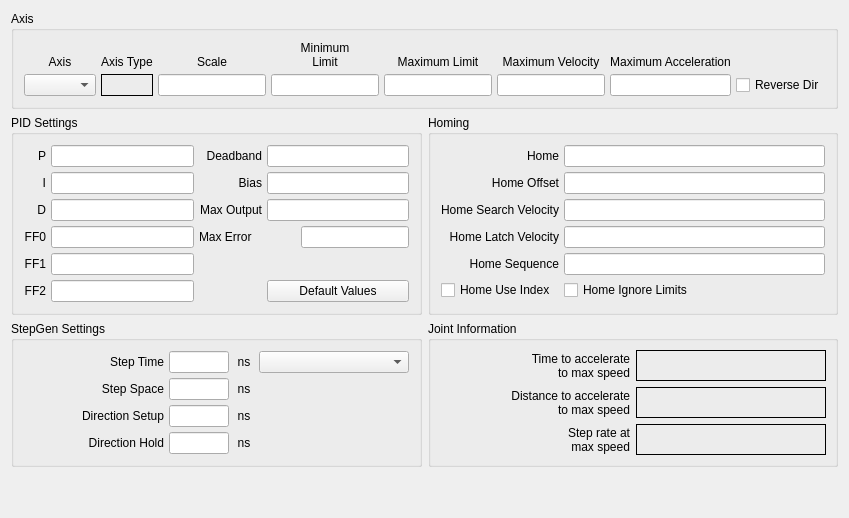
          <widget class="QWidget" name="joint3tab">
           <attribute name="title">
            <string>Joint 3</string>
           </attribute>
           <layout class="QGridLayout" name="gridLayout_20">
            <item row="0" column="0" colspan="2">
             <widget class="QGroupBox" name="jointAxisGroup_3">
              <property name="title">
               <string>Axis</string>
              </property>
              <layout class="QGridLayout" name="gridLayout_18">
               <property name="leftMargin">
                <number>10</number>
               </property>
               <property name="topMargin">
                <number>10</number>
               </property>
               <property name="rightMargin">
                <number>10</number>
               </property>
               <property name="bottomMargin">
                <number>10</number>
               </property>
               <property name="spacing">
                <number>5</number>
               </property>
               <item row="0" column="3">
                <widget class="QLabel" name="label_65">
                 <property name="text">
                  <string>&lt;html&gt;&lt;head/&gt;&lt;body&gt;&lt;p&gt;Minimum&lt;br/&gt;Limit&lt;/p&gt;&lt;/body&gt;&lt;/html&gt;</string>
                 </property>
                 <property name="alignment">
                  <set>Qt::AlignBottom|Qt::AlignHCenter</set>
                 </property>
                 <property name="wordWrap">
                  <bool>true</bool>
                 </property>
                </widget>
               </item>
               <item row="1" column="0">
                <widget class="QComboBox" name="axisCB_3"/>
               </item>
               <item row="0" column="0">
                <widget class="QLabel" name="label_56">
                 <property name="text">
                  <string>Axis</string>
                 </property>
                 <property name="alignment">
                  <set>Qt::AlignBottom|Qt::AlignHCenter</set>
                 </property>
                </widget>
               </item>
               <item row="1" column="3">
                <widget class="QLineEdit" name="minLimit_3">
                 <property name="alignment">
                  <set>Qt::AlignRight|Qt::AlignTrailing|Qt::AlignVCenter</set>
                 </property>
                </widget>
               </item>
               <item row="1" column="4">
                <widget class="QLineEdit" name="maxLimit_3">
                 <property name="alignment">
                  <set>Qt::AlignRight|Qt::AlignTrailing|Qt::AlignVCenter</set>
                 </property>
                </widget>
               </item>
               <item row="0" column="4">
                <widget class="QLabel" name="label_70">
                 <property name="text">
                  <string>Maximum Limit</string>
                 </property>
                 <property name="textFormat">
                  <enum>Qt::AutoText</enum>
                 </property>
                 <property name="alignment">
                  <set>Qt::AlignBottom|Qt::AlignHCenter</set>
                 </property>
                 <property name="wordWrap">
                  <bool>true</bool>
                 </property>
                </widget>
               </item>
               <item row="0" column="5">
                <widget class="QLabel" name="label_78">
                 <property name="text">
                  <string>Maximum Velocity</string>
                 </property>
                 <property name="alignment">
                  <set>Qt::AlignBottom|Qt::AlignHCenter</set>
                 </property>
                 <property name="wordWrap">
                  <bool>true</bool>
                 </property>
                </widget>
               </item>
               <item row="1" column="5">
                <widget class="QLineEdit" name="maxVelocity_3">
                 <property name="alignment">
                  <set>Qt::AlignRight|Qt::AlignTrailing|Qt::AlignVCenter</set>
                 </property>
                </widget>
               </item>
               <item row="1" column="6">
                <widget class="QLineEdit" name="maxAccel_3">
                 <property name="alignment">
                  <set>Qt::AlignRight|Qt::AlignTrailing|Qt::AlignVCenter</set>
                 </property>
                </widget>
               </item>
               <item row="0" column="2">
                <widget class="QLabel" name="label_58">
                 <property name="text">
                  <string>Scale</string>
                 </property>
                 <property name="alignment">
                  <set>Qt::AlignBottom|Qt::AlignHCenter</set>
                 </property>
                </widget>
               </item>
               <item row="0" column="6">
                <widget class="QLabel" name="label_79">
                 <property name="text">
                  <string>Maximum Acceleration</string>
                 </property>
                 <property name="alignment">
                  <set>Qt::AlignBottom|Qt::AlignHCenter</set>
                 </property>
                 <property name="wordWrap">
                  <bool>true</bool>
                 </property>
                </widget>
               </item>
               <item row="0" column="1">
                <widget class="QLabel" name="label_7">
                 <property name="text">
                  <string>Axis Type</string>
                 </property>
                 <property name="alignment">
                  <set>Qt::AlignBottom|Qt::AlignLeading|Qt::AlignLeft</set>
                 </property>
                </widget>
               </item>
               <item row="1" column="1">
                <widget class="QLabel" name="axisType_3">
                 <property name="frameShape">
                  <enum>QFrame::Box</enum>
                 </property>
                 <property name="text">
                  <string/>
                 </property>
                </widget>
               </item>
               <item row="1" column="2">
                <widget class="QLineEdit" name="scale_3"/>
               </item>
               <item row="1" column="7">
                <widget class="QCheckBox" name="reverse_3">
                 <property name="text">
                  <string>Reverse Dir</string>
                 </property>
                </widget>
               </item>
              </layout>
             </widget>
            </item>
            <item row="1" column="0">
             <widget class="QGroupBox" name="groupBox_15">
              <property name="title">
               <string>PID Settings</string>
              </property>
              <layout class="QGridLayout" name="gridLayout_19">
               <property name="leftMargin">
                <number>10</number>
               </property>
               <property name="topMargin">
                <number>10</number>
               </property>
               <property name="rightMargin">
                <number>10</number>
               </property>
               <property name="bottomMargin">
                <number>10</number>
               </property>
               <property name="spacing">
                <number>5</number>
               </property>
               <item row="0" column="0">
                <widget class="QLabel" name="label_244">
                 <property name="text">
                  <string>P</string>
                 </property>
                 <property name="alignment">
                  <set>Qt::AlignRight|Qt::AlignTrailing|Qt::AlignVCenter</set>
                 </property>
                </widget>
               </item>
               <item row="0" column="1">
                <widget class="QLineEdit" name="p_3">
                 <property name="text">
                  <string/>
                 </property>
                 <property name="alignment">
                  <set>Qt::AlignRight|Qt::AlignTrailing|Qt::AlignVCenter</set>
                 </property>
                </widget>
               </item>
               <item row="0" column="2">
                <widget class="QLabel" name="label_245">
                 <property name="text">
                  <string>Deadband</string>
                 </property>
                 <property name="alignment">
                  <set>Qt::AlignRight|Qt::AlignTrailing|Qt::AlignVCenter</set>
                 </property>
                </widget>
               </item>
               <item row="0" column="3">
                <widget class="QLineEdit" name="deadband_3">
                 <property name="text">
                  <string/>
                 </property>
                 <property name="alignment">
                  <set>Qt::AlignRight|Qt::AlignTrailing|Qt::AlignVCenter</set>
                 </property>
                </widget>
               </item>
               <item row="1" column="0">
                <widget class="QLabel" name="label_246">
                 <property name="text">
                  <string>I</string>
                 </property>
                 <property name="alignment">
                  <set>Qt::AlignRight|Qt::AlignTrailing|Qt::AlignVCenter</set>
                 </property>
                </widget>
               </item>
               <item row="1" column="1">
                <widget class="QLineEdit" name="i_3">
                 <property name="text">
                  <string/>
                 </property>
                 <property name="alignment">
                  <set>Qt::AlignRight|Qt::AlignTrailing|Qt::AlignVCenter</set>
                 </property>
                </widget>
               </item>
               <item row="1" column="2">
                <widget class="QLabel" name="label_247">
                 <property name="text">
                  <string>Bias</string>
                 </property>
                 <property name="alignment">
                  <set>Qt::AlignRight|Qt::AlignTrailing|Qt::AlignVCenter</set>
                 </property>
                </widget>
               </item>
               <item row="1" column="3">
                <widget class="QLineEdit" name="bias_3">
                 <property name="text">
                  <string/>
                 </property>
                 <property name="alignment">
                  <set>Qt::AlignRight|Qt::AlignTrailing|Qt::AlignVCenter</set>
                 </property>
                </widget>
               </item>
               <item row="2" column="0">
                <widget class="QLabel" name="label_248">
                 <property name="text">
                  <string>D</string>
                 </property>
                 <property name="alignment">
                  <set>Qt::AlignRight|Qt::AlignTrailing|Qt::AlignVCenter</set>
                 </property>
                </widget>
               </item>
               <item row="2" column="1">
                <widget class="QLineEdit" name="d_3">
                 <property name="text">
                  <string/>
                 </property>
                 <property name="alignment">
                  <set>Qt::AlignRight|Qt::AlignTrailing|Qt::AlignVCenter</set>
                 </property>
                </widget>
               </item>
               <item row="2" column="2">
                <widget class="QLabel" name="label_249">
                 <property name="text">
                  <string>Max Output</string>
                 </property>
                 <property name="alignment">
                  <set>Qt::AlignRight|Qt::AlignTrailing|Qt::AlignVCenter</set>
                 </property>
                </widget>
               </item>
               <item row="2" column="3">
                <widget class="QLineEdit" name="maxOutput_3">
                 <property name="text">
                  <string/>
                 </property>
                 <property name="alignment">
                  <set>Qt::AlignRight|Qt::AlignTrailing|Qt::AlignVCenter</set>
                 </property>
                </widget>
               </item>
               <item row="3" column="0">
                <widget class="QLabel" name="label_250">
                 <property name="text">
                  <string>FF0</string>
                 </property>
                 <property name="alignment">
                  <set>Qt::AlignRight|Qt::AlignTrailing|Qt::AlignVCenter</set>
                 </property>
                </widget>
               </item>
               <item row="3" column="1">
                <widget class="QLineEdit" name="ff0_3">
                 <property name="text">
                  <string/>
                 </property>
                 <property name="alignment">
                  <set>Qt::AlignRight|Qt::AlignTrailing|Qt::AlignVCenter</set>
                 </property>
                </widget>
               </item>
               <item row="4" column="0">
                <widget class="QLabel" name="label_252">
                 <property name="text">
                  <string>FF1</string>
                 </property>
                 <property name="alignment">
                  <set>Qt::AlignRight|Qt::AlignTrailing|Qt::AlignVCenter</set>
                 </property>
                </widget>
               </item>
               <item row="4" column="1">
                <widget class="QLineEdit" name="ff1_3">
                 <property name="text">
                  <string/>
                 </property>
                 <property name="alignment">
                  <set>Qt::AlignRight|Qt::AlignTrailing|Qt::AlignVCenter</set>
                 </property>
                </widget>
               </item>
               <item row="5" column="0">
                <widget class="QLabel" name="label_253">
                 <property name="text">
                  <string>FF2</string>
                 </property>
                 <property name="alignment">
                  <set>Qt::AlignRight|Qt::AlignTrailing|Qt::AlignVCenter</set>
                 </property>
                </widget>
               </item>
               <item row="5" column="1">
                <widget class="QLineEdit" name="ff2_3">
                 <property name="text">
                  <string/>
                 </property>
                 <property name="alignment">
                  <set>Qt::AlignRight|Qt::AlignTrailing|Qt::AlignVCenter</set>
                 </property>
                </widget>
               </item>
               <item row="5" column="3">
                <widget class="QPushButton" name="pidDefault_3">
                 <property name="text">
                  <string>Default Values</string>
                 </property>
                </widget>
               </item>
               <item row="3" column="3" alignment="Qt::AlignRight">
                <widget class="QLineEdit" name="maxError_3"/>
               </item>
               <item row="3" column="2">
                <widget class="QLabel" name="label_187">
                 <property name="text">
                  <string>Max Error</string>
                 </property>
                </widget>
               </item>
              </layout>
             </widget>
            </item>
            <item row="1" column="1">
             <widget class="QGroupBox" name="groupBox_13">
              <property name="title">
               <string>Homing</string>
              </property>
              <layout class="QGridLayout" name="gridLayout_21">
               <property name="leftMargin">
                <number>10</number>
               </property>
               <property name="topMargin">
                <number>10</number>
               </property>
               <property name="rightMargin">
                <number>10</number>
               </property>
               <property name="bottomMargin">
                <number>10</number>
               </property>
               <property name="spacing">
                <number>5</number>
               </property>
               <item row="1" column="1">
                <widget class="QLineEdit" name="homeOffset_3">
                 <property name="toolTip">
                  <string>&lt;html&gt;&lt;head/&gt;&lt;body&gt;&lt;p&gt;Home Offset can be used to back off of the home switch&lt;/p&gt;&lt;/body&gt;&lt;/html&gt;</string>
                 </property>
                 <property name="alignment">
                  <set>Qt::AlignRight|Qt::AlignTrailing|Qt::AlignVCenter</set>
                 </property>
                </widget>
               </item>
               <item row="0" column="0">
                <widget class="QLabel" name="label_94">
                 <property name="text">
                  <string>Home</string>
                 </property>
                 <property name="alignment">
                  <set>Qt::AlignRight|Qt::AlignTrailing|Qt::AlignVCenter</set>
                 </property>
                </widget>
               </item>
               <item row="0" column="1">
                <widget class="QLineEdit" name="home_3">
                 <property name="toolTip">
                  <string>&lt;html&gt;&lt;head/&gt;&lt;body&gt;&lt;p&gt;Home is usually set to 0&lt;/p&gt;&lt;/body&gt;&lt;/html&gt;</string>
                 </property>
                 <property name="alignment">
                  <set>Qt::AlignRight|Qt::AlignTrailing|Qt::AlignVCenter</set>
                 </property>
                </widget>
               </item>
               <item row="1" column="0">
                <widget class="QLabel" name="label_95">
                 <property name="text">
                  <string>Home Offset</string>
                 </property>
                 <property name="alignment">
                  <set>Qt::AlignRight|Qt::AlignTrailing|Qt::AlignVCenter</set>
                 </property>
                </widget>
               </item>
               <item row="2" column="0">
                <widget class="QLabel" name="label_96">
                 <property name="text">
                  <string>Home Search Velocity</string>
                 </property>
                 <property name="alignment">
                  <set>Qt::AlignRight|Qt::AlignTrailing|Qt::AlignVCenter</set>
                 </property>
                </widget>
               </item>
               <item row="2" column="1">
                <widget class="QLineEdit" name="homeSearchVel_3">
                 <property name="toolTip">
                  <string>&lt;html&gt;&lt;head/&gt;&lt;body&gt;&lt;p&gt;Search Velocity is in units per second&lt;/p&gt;&lt;/body&gt;&lt;/html&gt;</string>
                 </property>
                 <property name="alignment">
                  <set>Qt::AlignRight|Qt::AlignTrailing|Qt::AlignVCenter</set>
                 </property>
                </widget>
               </item>
               <item row="3" column="0">
                <widget class="QLabel" name="label_97">
                 <property name="text">
                  <string>Home Latch Velocity</string>
                 </property>
                 <property name="alignment">
                  <set>Qt::AlignRight|Qt::AlignTrailing|Qt::AlignVCenter</set>
                 </property>
                </widget>
               </item>
               <item row="3" column="1">
                <widget class="QLineEdit" name="homeLatchVel_3">
                 <property name="toolTip">
                  <string>&lt;html&gt;&lt;head/&gt;&lt;body&gt;&lt;p&gt;Latch Velocity is in user units per second&lt;br/&gt;usually set slower than Search Velocity&lt;/p&gt;&lt;/body&gt;&lt;/html&gt;</string>
                 </property>
                 <property name="alignment">
                  <set>Qt::AlignRight|Qt::AlignTrailing|Qt::AlignVCenter</set>
                 </property>
                </widget>
               </item>
               <item row="5" column="0">
                <widget class="QCheckBox" name="homeUseIndex_3">
                 <property name="text">
                  <string>Home Use Index</string>
                 </property>
                </widget>
               </item>
               <item row="5" column="1">
                <widget class="QCheckBox" name="homeIgnoreLimits_3">
                 <property name="text">
                  <string>Home Ignore Limits</string>
                 </property>
                </widget>
               </item>
               <item row="4" column="1">
                <widget class="QLineEdit" name="homeSequence_3">
                 <property name="toolTip">
                  <string>&lt;html&gt;&lt;head/&gt;&lt;body&gt;&lt;p&gt;Home sequences start at 0 and do not skip a number.&lt;/p&gt;&lt;p&gt;Multiple joint axis use a negative number.&lt;/p&gt;&lt;p&gt;Leave blank to home the joint manually.&lt;/p&gt;&lt;/body&gt;&lt;/html&gt;</string>
                 </property>
                </widget>
               </item>
               <item row="4" column="0">
                <widget class="QLabel" name="label_140">
                 <property name="text">
                  <string>Home Sequence</string>
                 </property>
                 <property name="alignment">
                  <set>Qt::AlignRight|Qt::AlignTrailing|Qt::AlignVCenter</set>
                 </property>
                </widget>
               </item>
              </layout>
             </widget>
            </item>
            <item row="2" column="0">
             <widget class="QGroupBox" name="groupBox_16">
              <property name="title">
               <string>StepGen Settings</string>
              </property>
              <layout class="QGridLayout" name="gridLayout_22">
               <property name="leftMargin">
                <number>10</number>
               </property>
               <property name="topMargin">
                <number>10</number>
               </property>
               <property name="rightMargin">
                <number>10</number>
               </property>
               <property name="bottomMargin">
                <number>10</number>
               </property>
               <property name="spacing">
                <number>5</number>
               </property>
               <item row="0" column="3">
                <widget class="QComboBox" name="driveCB_3">
                 <property name="minimumSize">
                  <size>
                   <width>150</width>
                   <height>0</height>
                  </size>
                 </property>
                </widget>
               </item>
               <item row="0" column="0">
                <widget class="QLabel" name="label_105">
                 <property name="text">
                  <string>Step Time</string>
                 </property>
                 <property name="alignment">
                  <set>Qt::AlignRight|Qt::AlignTrailing|Qt::AlignVCenter</set>
                 </property>
                </widget>
               </item>
               <item row="1" column="2">
                <widget class="QLabel" name="label_127">
                 <property name="minimumSize">
                  <size>
                   <width>20</width>
                   <height>0</height>
                  </size>
                 </property>
                 <property name="maximumSize">
                  <size>
                   <width>20</width>
                   <height>16777215</height>
                  </size>
                 </property>
                 <property name="text">
                  <string>ns</string>
                 </property>
                 <property name="alignment">
                  <set>Qt::AlignCenter</set>
                 </property>
                </widget>
               </item>
               <item row="0" column="1">
                <widget class="QLineEdit" name="stepTime_3">
                 <property name="maximumSize">
                  <size>
                   <width>60</width>
                   <height>16777215</height>
                  </size>
                 </property>
                 <property name="inputMask">
                  <string/>
                 </property>
                 <property name="text">
                  <string/>
                 </property>
                 <property name="alignment">
                  <set>Qt::AlignRight|Qt::AlignTrailing|Qt::AlignVCenter</set>
                 </property>
                </widget>
               </item>
               <item row="0" column="2">
                <widget class="QLabel" name="label_125">
                 <property name="minimumSize">
                  <size>
                   <width>20</width>
                   <height>0</height>
                  </size>
                 </property>
                 <property name="maximumSize">
                  <size>
                   <width>20</width>
                   <height>16777215</height>
                  </size>
                 </property>
                 <property name="text">
                  <string>ns</string>
                 </property>
                 <property name="alignment">
                  <set>Qt::AlignCenter</set>
                 </property>
                </widget>
               </item>
               <item row="1" column="0">
                <widget class="QLabel" name="label_126">
                 <property name="text">
                  <string>Step Space</string>
                 </property>
                 <property name="alignment">
                  <set>Qt::AlignRight|Qt::AlignTrailing|Qt::AlignVCenter</set>
                 </property>
                </widget>
               </item>
               <item row="1" column="1">
                <widget class="QLineEdit" name="stepSpace_3">
                 <property name="maximumSize">
                  <size>
                   <width>60</width>
                   <height>16777215</height>
                  </size>
                 </property>
                 <property name="text">
                  <string/>
                 </property>
                 <property name="alignment">
                  <set>Qt::AlignRight|Qt::AlignTrailing|Qt::AlignVCenter</set>
                 </property>
                </widget>
               </item>
               <item row="2" column="0">
                <widget class="QLabel" name="label_128">
                 <property name="text">
                  <string>Direction Setup</string>
                 </property>
                 <property name="alignment">
                  <set>Qt::AlignRight|Qt::AlignTrailing|Qt::AlignVCenter</set>
                 </property>
                </widget>
               </item>
               <item row="2" column="1">
                <widget class="QLineEdit" name="dirSetup_3">
                 <property name="maximumSize">
                  <size>
                   <width>60</width>
                   <height>16777215</height>
                  </size>
                 </property>
                 <property name="text">
                  <string/>
                 </property>
                 <property name="alignment">
                  <set>Qt::AlignRight|Qt::AlignTrailing|Qt::AlignVCenter</set>
                 </property>
                </widget>
               </item>
               <item row="2" column="2">
                <widget class="QLabel" name="label_129">
                 <property name="minimumSize">
                  <size>
                   <width>20</width>
                   <height>0</height>
                  </size>
                 </property>
                 <property name="maximumSize">
                  <size>
                   <width>20</width>
                   <height>16777215</height>
                  </size>
                 </property>
                 <property name="text">
                  <string>ns</string>
                 </property>
                 <property name="alignment">
                  <set>Qt::AlignCenter</set>
                 </property>
                </widget>
               </item>
               <item row="3" column="0">
                <widget class="QLabel" name="label_130">
                 <property name="text">
                  <string>Direction Hold</string>
                 </property>
                 <property name="alignment">
                  <set>Qt::AlignRight|Qt::AlignTrailing|Qt::AlignVCenter</set>
                 </property>
                </widget>
               </item>
               <item row="3" column="1">
                <widget class="QLineEdit" name="dirHold_3">
                 <property name="maximumSize">
                  <size>
                   <width>60</width>
                   <height>16777215</height>
                  </size>
                 </property>
                 <property name="text">
                  <string/>
                 </property>
                 <property name="alignment">
                  <set>Qt::AlignRight|Qt::AlignTrailing|Qt::AlignVCenter</set>
                 </property>
                </widget>
               </item>
               <item row="3" column="2">
                <widget class="QLabel" name="label_131">
                 <property name="minimumSize">
                  <size>
                   <width>20</width>
                   <height>0</height>
                  </size>
                 </property>
                 <property name="maximumSize">
                  <size>
                   <width>20</width>
                   <height>16777215</height>
                  </size>
                 </property>
                 <property name="text">
                  <string>ns</string>
                 </property>
                 <property name="alignment">
                  <set>Qt::AlignCenter</set>
                 </property>
                </widget>
               </item>
              </layout>
             </widget>
            </item>
            <item row="2" column="1">
             <widget class="QGroupBox" name="gridGroupBox_5">
              <property name="title">
               <string>Joint Information</string>
              </property>
              <layout class="QGridLayout" name="gridLayout_35">
               <item row="0" column="0">
                <widget class="QLabel" name="label_201">
                 <property name="text">
                  <string>Time to accelerate
to max speed</string>
                 </property>
                 <property name="alignment">
                  <set>Qt::AlignRight|Qt::AlignTrailing|Qt::AlignVCenter</set>
                 </property>
                </widget>
               </item>
               <item row="0" column="1">
                <widget class="QLabel" name="timeJoint_3">
                 <property name="frameShape">
                  <enum>QFrame::Box</enum>
                 </property>
                 <property name="text">
                  <string/>
                 </property>
                </widget>
               </item>
               <item row="1" column="1">
                <widget class="QLabel" name="distanceJoint_3">
                 <property name="frameShape">
                  <enum>QFrame::Box</enum>
                 </property>
                 <property name="text">
                  <string/>
                 </property>
                </widget>
               </item>
               <item row="1" column="0">
                <widget class="QLabel" name="label_202">
                 <property name="text">
                  <string>Distance to accelerate
to max speed</string>
                 </property>
                 <property name="alignment">
                  <set>Qt::AlignRight|Qt::AlignTrailing|Qt::AlignVCenter</set>
                 </property>
                </widget>
               </item>
               <item row="2" column="0">
                <widget class="QLabel" name="label_205">
                 <property name="text">
                  <string>Step rate at
max speed</string>
                 </property>
                 <property name="alignment">
                  <set>Qt::AlignRight|Qt::AlignTrailing|Qt::AlignVCenter</set>
                 </property>
                </widget>
               </item>
               <item row="2" column="1">
                <widget class="QLabel" name="stepRateJoint_3">
                 <property name="frameShape">
                  <enum>QFrame::Box</enum>
                 </property>
                 <property name="text">
                  <string/>
                 </property>
                </widget>
               </item>
              </layout>
             </widget>
            </item>
            <item row="3" column="0">
             <spacer name="verticalSpacer_6">
              <property name="orientation">
               <enum>Qt::Vertical</enum>
              </property>
              <property name="sizeHint" stdset="0">
               <size>
                <width>20</width>
                <height>40</height>
               </size>
              </property>
             </spacer>
            </item>
           </layout>
          </widget>
